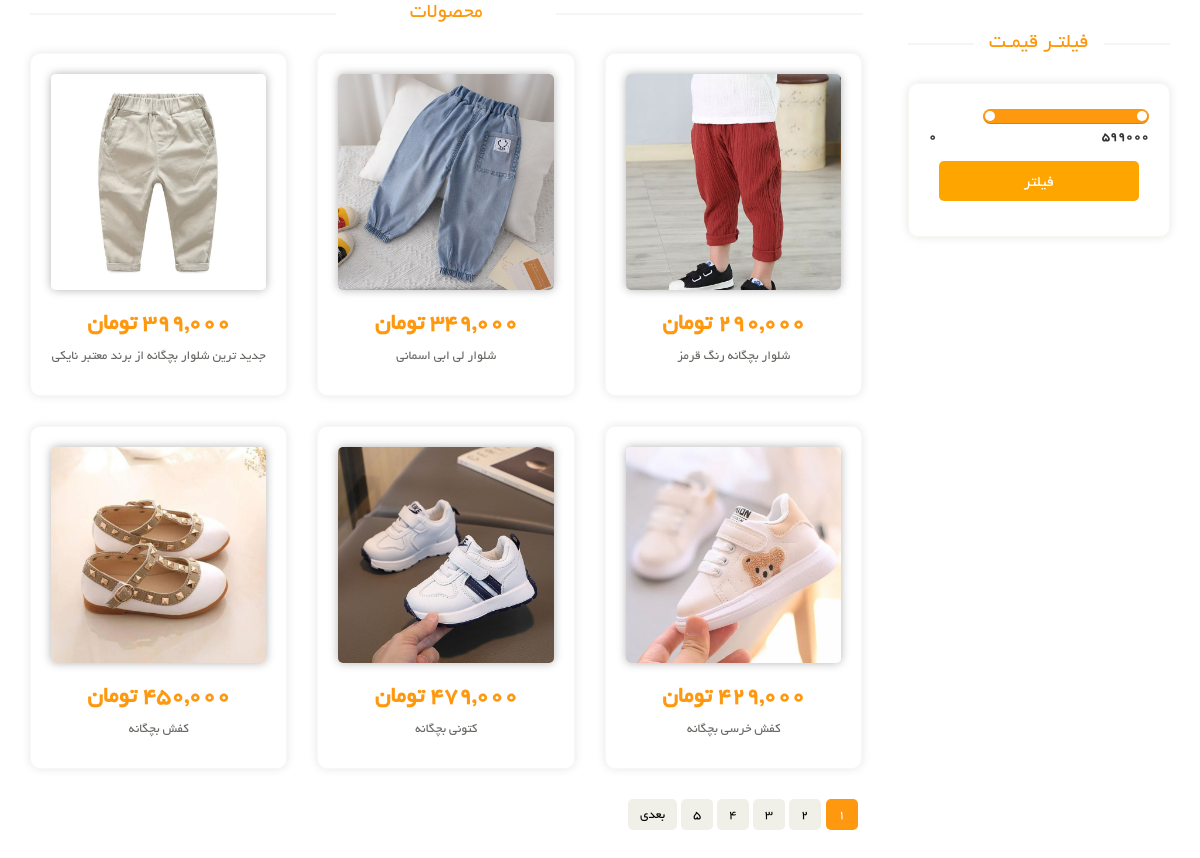
/product-list/, run on the app's committed database.
### product/models.py (models this page shows, shortened)
class Product(models.Model):
    title = models.CharField(max_length=300,verbose_name='عنوان')
    image = models.ImageField(upload_to='images/Products', verbose_name="تصویر محصولات", blank=True, null=True)
    category = models.ManyToManyField(ProductCategory, verbose_name="دسته بندی ها")
    brand = models.ForeignKey(ProductBrands, verbose_name="برند", on_delete=models.CASCADE, null=True, blank=True)
    price = models.IntegerField(null=False, verbose_name="قیمت")
    color = models.CharField(max_length=20, null=True, verbose_name="رنگ")
    size = models.ManyToManyField(Size, verbose_name="سایز")
    count = models.IntegerField(null=False, verbose_name="تعداد", default=1)
    short_description = models.CharField(max_length=300,
                                         null=True,
                                         verbose_name="توضیحات کوتاه",
                                         db_index=True)
    description = models.TextField(max_length=300,
                                   null=False,
                                   verbose_name="توضیحات اصلی")
    is_active = models.BooleanField(default=True,verbose_name='فعال/غیرفعال')
    is_deleted = models.BooleanField(verbose_name="حذفشده/نشده")
    slug = models.SlugField(default='',
                            null=False,
                            db_index=True,
                            verbose_name='عنوان درurl')
    class Meta:
        verbose_name = 'محصول'
        verbose_name_plural = 'محصولات'

### product/views.py (the view)
# urls.py: path('', views.ProductListView.as_view(), name='product_list'),
class ProductListView(ListView):
    model = Product
    products = Product.objects.all().order_by('-price')[:5]
    template_name = 'product/product_list.html'
    paginate_by = 6
    def get_context_data(self, **kwargs):
        context = super(ProductListView, self).get_context_data()
        query = Product.objects.all()
        products = query.order_by('-price').first()
        db_max_price = products.price if products is not None else 0
        context['db_max_price'] = db_max_price
        context['start_price'] = self.request.GET.get('start_price') or 0
        context['end_price'] = self.request.GET.get('end_price') or db_max_price
        context['banners'] = BannerSite.objects.filter(is_active=True, position=BannerSite.BannerSitePosition.product_list)
        return context
    def get_queryset(self):
        query = super(ProductListView, self).get_queryset()
        category_name = self.kwargs.get('cat')
        brand_name = self.kwargs.get('brand')
        request = self.request
        start_price = request.GET.get('start_price')
        end_price = request.GET.get('end_price')
        if start_price is not None:
            query = query.filter(price__gte=start_price)
        if end_price is not None:
            query = query.filter(price__lte=end_price)
        if brand_name is not None:
            query = query.filter(brand__url_title=brand_name)
        if category_name is not None:
            query = query.filter(category__url_title=category_name)
        return query

### polls/templatetags/poll_extras.py (called while the page is built)
@register.filter(name='three_digit_count')
def three_digits(value):
    return '{:,}'.format(value) + ' تومان '

### product/templates/product/product_list.html (shortened to what this page needs)
{% extends 'layout.html' %}
{% load thumbnail %}
{% load poll_extras %}
{% load render_partial %}
{% block content %}
    <section>
		<div class="container">
			<div class="row">
				<div class="col-sm-9 padding-right">
					<div class="features_items">
						<h2 class="title text-center">محصولات </h2>
						{% for product in object_list %}
                            {% include 'includes/product_page.html' with product=product %}
                        {% endfor %}
						<ul class="pagination">
                            {% for page in paginator %}
                                <li class="{% if page_obj.number == page.number %}active{% endif %}"><a onclick="fiterPageNumber({{ page.number }})">{{ page.number }}</a></li>
                            {% endfor %}
                            {% if page_obj.has_next %}
                                <li><a onclick="fiterPageNumber({{ page_obj.next_page_number }})">بعدی</a></li>
                            {% endif %}
						</ul>
					</div>
				</div>
				<div class="col-sm-3">
					<div class="left-sidebar">
                <div class="price-range">
                    <h2>فیلتـر قیمـت</h2>
                    <div class="well">
                               data-slider-value="[{{ start_price }},{{ end_price }}]" id="sl2" ><br />
                        <b>{{ end_price }}</b> <b class="pull-left">0 </b>
                    <div class="button">
                        <button type="button" class="btn btn-warning btn-block" onclick="filterForm()" >فیلتر</button>
                    </div>
                    </div>
                </div>
                    </div>
			</div>
		</div>
		</div>
	</section>
{% endblock %}

### templates/includes/product_page.html
{% load thumbnail %}
{% load poll_extras %}
<div class="col-sm-4">
    <div class="product-image-wrapper" style="margin-top: 0">
        <div class="single-products">
            <a href="{% url 'product_detail' slug=product.slug %}">
                <div class="productinfo text-center">
                {% thumbnail product.image "268x250" crop="center" as im %}
                    <img src="{{ im.url }}">
                {% endthumbnail %}
                <h2>{{ product.price | three_digit_count }}</h2>
                <p>{{ product.short_description}}</p>
            </div>
            </a>
        </div>
    </div>
</div>

### static/css/main.css (style rules this page uses)
body { font-family: 'BYekan'; font-size: 10pt; position: relative; font-weight: normal; direction: rtl; }
ul li { list-style: none; }
a { -webkit-transition: 300ms; -moz-transition: 300ms; -o-transition: 300ms; transition: 300ms; }
h1, h2, h3, h4, h5, h6 { font-family: 'BYekan', sans-serif; }
.left-sidebar h2, .brands_products h2 { color: #FE980F; font-family: 'BYekan', sans-serif; font-size: 16pt; font-weight: 400; margin: 0 0 30px auto; text-align: center; text-transform: uppercase; position: relative; z-index:3; }
.left-sidebar h2:after, h2.title:after { content: " "; position: absolute; border: 1px solid #f5f5f5; bottom:8px; right: 0; width: 100%; height: 0; z-index: -2; }
.left-sidebar h2:before { content: " "; position: absolute; background: #fff; bottom: -6px; width: 130px; height: 30px; z-index: -1; right: 50%; margin-right: -65px; }
h2.title:before { content: " "; position: absolute; background: #fff; bottom: -6px; width: 220px; height: 30px; z-index: -1; right: 50%; margin-right: -110px; }
.price-range { margin-top:30px; }
.well { background-color: #FFFFFF; border: 1px solid #F7F7F0; border-radius: 4px; box-shadow: none; margin-bottom: 20px; min-height: 20px; padding: 35px; }
.padding-right { padding-left: 0; }
.features_items { overflow:hidden; }
h2.title { color: #FE980F; font-family: 'BYekan', sans-serif; font-size: 16pt; font-weight: 400; margin: 0 15px; text-transform: uppercase; margin-bottom: 30px; position: relative; }
.product-image-wrapper { border:1px solid #F7F7F5; overflow: hidden; margin-bottom:30px; }
.single-products { position: relative; }
.productinfo h2 { color: #FE980F; font-family: 'BYekan', sans-serif; font-size: 24px; font-weight: 700; }
.productinfo p { font-family: 'BYekan', sans-serif; font-size: 10pt; font-weight: 400; color: #696763; }
.productinfo img { width: 100%; }
.productinfo { position:relative; }
.pagination { display: inline-block; margin-bottom: 25px; margin-top: 0; padding-right: 15px; border-radius: 5px; }
.pagination li:first-child a, .pagination li:first-child span { border-radius: 5px; margin-left: 0; }
.pagination li:last-child a, .pagination li:last-child span { border-radius: 5px; }
.pagination .active a, .pagination .active span, .pagination .active a:hover, .pagination .active span:hover, .pagination .active a:focus, .pagination .active span:focus { background-color: #FE980F; border-color: #FE980F; color: #FFFFFF; cursor: default; z-index: 2; border-radius: 5px; }
.pagination li a, .pagination li span { background-color: #f0f0e9; border: 0; float: left; line-height: 1.42857; margin-left: -1px; padding: 6px 12px; position: relative; text-decoration: none; margin-right: 5px; color:#000; border-radius: 5px; }
.btn-warning { background-color: #ffa500; color: white; border: none; padding: 10px 20px; font-size: 16px; border-radius: 5px; cursor: pointer; transition: background-color 0.3s; width: 200px; height: 40px; }
.product-image-wrapper { display: flex; flex-direction: column; align-items: center; justify-content: center; width: 100%; margin:30px auto ; background-color: white; padding: 20px; border-radius: 10px; box-shadow: 0 0 10px rgba(0, 0, 0, 0.1); }
img { border-radius: 5px; overflow: hidden; box-shadow: 0 0 10px rgba(0, 0, 0, 0.3); }
.well { font-weight: bold; flex-direction: column; align-items: center; justify-content: right; width: 100%; margin: 30px auto; padding: 20px; background-color: white; border-radius: 10px; box-shadow: 0 0 10px rgba(0, 0, 0, 0.1); }
.well button { margin: 15px auto; }
.active { color: #ffa500; }

### data on the page
Product: shows a picture, price|three_digit_count "399,000 تومان", short_description "جدید ترین شلوار بچگانه از برند معتبر نایکی"
Product: shows a picture, price|three_digit_count "349,000 تومان", short_description "شلوار لی ابی اسمانی"
Product: shows a picture, price|three_digit_count "290,000 تومان", short_description "شلوار بچگانه رنگ قرمز"
Product: shows a picture, price|three_digit_count "450,000 تومان", short_description "کفش بچگانه"
Product: shows a picture, price|three_digit_count "479,000 تومان", short_description "کتونی بچگانه"
Product: shows a picture, price|three_digit_count "429,000 تومان", short_description "کفش خرسی بچگانه"

### other printed values
{{ page.number }} "1" "2" "3" "4" "5"
{{ end_price }} "599000"
